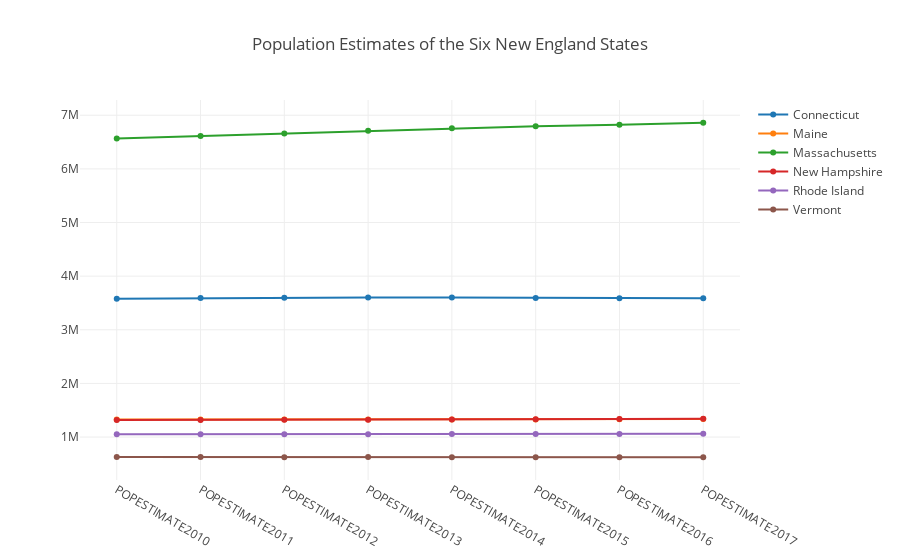

Notebook code cell kept with this figure:
### Code cell
layout = go.Layout(
    title = 'Population Estimates of the Six New England States'
)

fig = go.Figure(data=traces,layout=layout)
pyo.iplot(fig, filename='line3.html')

### Figure 1 — Plotly figure (JSON) as saved in the notebook; plotly's stock layout.template omitted (floating-point values rounded to 4 significant figures)
{"data": [{"mode": "markers+lines", "name": "Connecticut", "type": "scatter", "uid": "f4d5a6df-95e5-4bdc-bb9d-f325d52a1ae9", "x": ["POPESTIMATE2010", "POPESTIMATE2011", "POPESTIMATE2012", "POPESTIMATE2013", "POPESTIMATE2014", "POPESTIMATE2015", "POPESTIMATE2016", "POPESTIMATE2017"], "y": [3580171, 3591927, 3597705, 3602470, 3600188, 3593862, 3587685, 3588184]}, {"mode": "markers+lines", "name": "Maine", "type": "scatter", "uid": "a9ce9b02-caed-45b7-8e65-2831f85adead", "x": ["POPESTIMATE2010", "POPESTIMATE2011", "POPESTIMATE2012", "POPESTIMATE2013", "POPESTIMATE2014", "POPESTIMATE2015", "POPESTIMATE2016", "POPESTIMATE2017"], "y": [1327568, 1327968, 1328101, 1327975, 1328903, 1327787, 1330232, 1335907]}, {"mode": "markers+lines", "name": "Massachusetts", "type": "scatter", "uid": "41cc222b-465e-4d56-a67a-7fbbb07e7fb3", "x": ["POPESTIMATE2010", "POPESTIMATE2011", "POPESTIMATE2012", "POPESTIMATE2013", "POPESTIMATE2014", "POPESTIMATE2015", "POPESTIMATE2016", "POPESTIMATE2017"], "y": [6564943, 6612178, 6659627, 6711138, 6757925, 6794002, 6823721, 6859819]}, {"mode": "markers+lines", "name": "New Hampshire", "type": "scatter", "uid": "27b91d7e-32fa-4f0a-a06a-7c4bd584952e", "x": ["POPESTIMATE2010", "POPESTIMATE2011", "POPESTIMATE2012", "POPESTIMATE2013", "POPESTIMATE2014", "POPESTIMATE2015", "POPESTIMATE2016", "POPESTIMATE2017"], "y": [1316700, 1318345, 1320923, 1322622, 1328684, 1330134, 1335015, 1342795]}, {"mode": "markers+lines", "name": "Rhode Island", "type": "scatter", "uid": "e1a7484d-5f77-4068-9d40-2565fb08da63", "x": ["POPESTIMATE2010", "POPESTIMATE2011", "POPESTIMATE2012", "POPESTIMATE2013", "POPESTIMATE2014", "POPESTIMATE2015", "POPESTIMATE2016", "POPESTIMATE2017"], "y": [1053169, 1052154, 1052761, 1052784, 1054782, 1055916, 1057566, 1059639]}, {"mode": "markers+lines", "name": "Vermont", "type": "scatter", "uid": "5d3387fb-93e6-4b0a-88e7-e9a8b1a12b48", "x": ["POPESTIMATE2010", "POPESTIMATE2011", "POPESTIMATE2012", "POPESTIMATE2013", "POPESTIMATE2014", "POPESTIMATE2015", "POPESTIMATE2016", "POPESTIMATE2017"], "y": [625842, 626210, 625606, 626044, 625665, 624455, 623354, 623657]}], "layout": {"title": "Population Estimates of the Six New England States"}}
